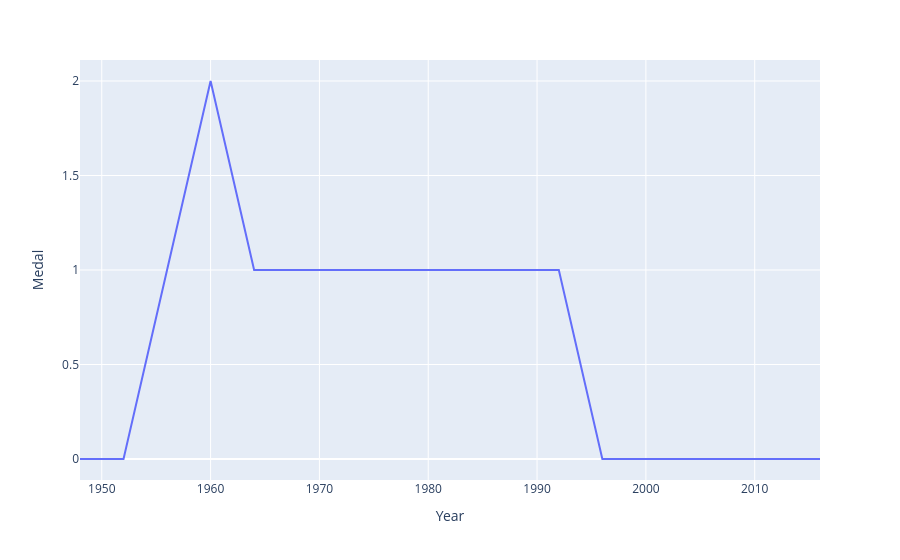

Notebook cell for this chart:
### Code cell
# Country Wise Analysis
temp_df = df.dropna(subset="Medal")
temp_df = df.drop_duplicates(subset=["Team","NOC","Games","Year","Season","City","Sport","Event","Medal"])
new_df = temp_df[temp_df["region"] == "Pakistan"]
final_df = new_df.groupby("Year").count()["Medal"].reset_index()
# final_df
plt.figure(figsize=(12,8))
fig = px.line(final_df,x="Year",y="Medal")
fig.show()

### Figure 1 — Plotly figure (JSON) as saved in the notebook; plotly's stock layout.template omitted (floating-point values rounded to 4 significant figures)
{"data": [{"hovertemplate": "Year=%{x}<br>Medal=%{y}<extra></extra>", "legendgroup": "", "line": {"color": "#636efa", "dash": "solid"}, "marker": {"symbol": "circle"}, "mode": "lines", "name": "", "orientation": "v", "showlegend": false, "type": "scatter", "x": [1948, 1952, 1956, 1960, 1964, 1968, 1972, 1976, 1984, 1988, 1992, 1996, 2000, 2004, 2008, 2012, 2016], "xaxis": "x", "y": [0, 0, 1, 2, 1, 1, 1, 1, 1, 1, 1, 0, 0, 0, 0, 0, 0], "yaxis": "y"}], "layout": {"legend": {"tracegroupgap": 0}, "margin": {"t": 60}, "xaxis": {"anchor": "y", "domain": [0, 1], "title": {"text": "Year"}}, "yaxis": {"anchor": "x", "domain": [0, 1], "title": {"text": "Medal"}}}}
